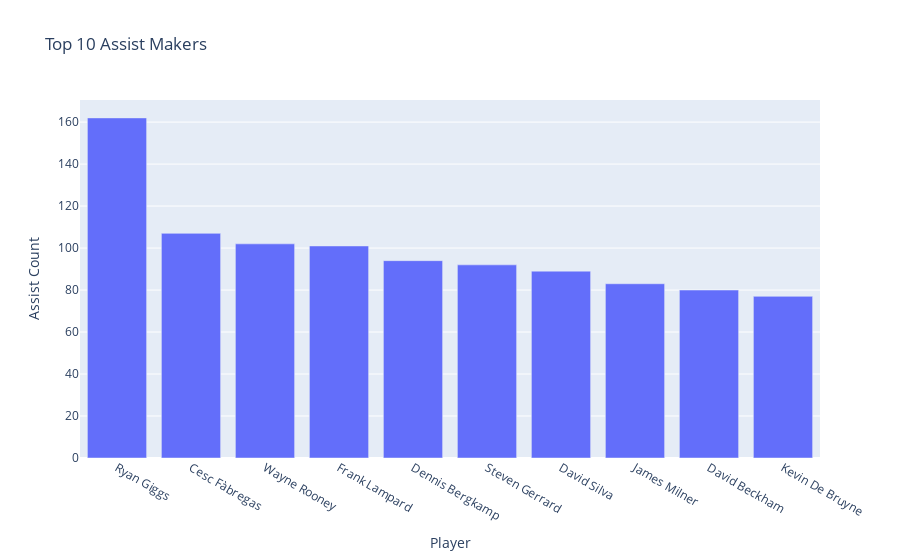

Source (notebook cell):
### Code cell
top_10_scorers_figure = px.bar(df_top_10_assist_makers, x='player_name', y='assists_count',
                               labels={'player_name': 'Player', 'assists_count': 'Assist Count'},
                               title='Top 10 Assist Makers')

# top_10_scorers_figure.update_layout({ 'plot_bgcolor': 'rgba(0, 0, 0, 0)',
#                                      'paper_bgcolor': 'rgba(0, 0, 0, 0)',
#                                      })

top_10_scorers_figure.show()

### Figure 1 — Plotly figure (JSON) as saved in the notebook; plotly's stock layout.template omitted (floating-point values rounded to 4 significant figures)
{"data": [{"alignmentgroup": "True", "hovertemplate": "Player=%{x}<br>Assist Count=%{y}<extra></extra>", "legendgroup": "", "marker": {"color": "#636efa", "pattern": {"shape": ""}}, "name": "", "offsetgroup": "", "orientation": "v", "showlegend": false, "textposition": "auto", "type": "bar", "x": ["Ryan Giggs", "Cesc Fàbregas", "Wayne Rooney", "Frank Lampard", "Dennis Bergkamp", "Steven Gerrard", "David Silva", "James Milner", "David Beckham", "Kevin De Bruyne"], "xaxis": "x", "y": [162, 107, 102, 101, 94, 92, 89, 83, 80, 77], "yaxis": "y"}], "layout": {"barmode": "relative", "legend": {"tracegroupgap": 0}, "title": {"text": "Top 10 Assist Makers"}, "xaxis": {"anchor": "y", "domain": [0, 1], "title": {"text": "Player"}}, "yaxis": {"anchor": "x", "domain": [0, 1], "title": {"text": "Assist Count"}}}}
